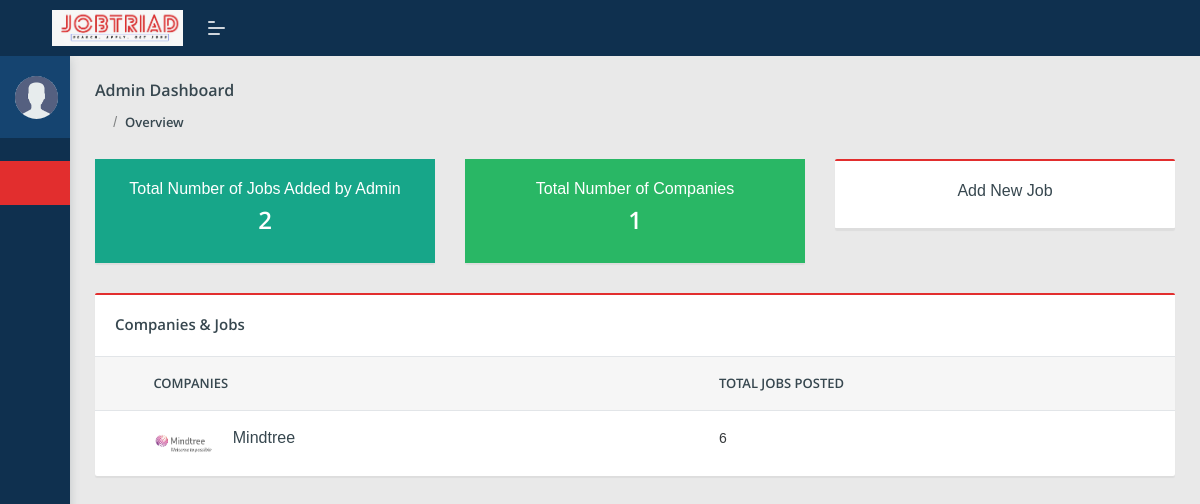
/admin_db (signed in), run on an earlier commit of the app's database.
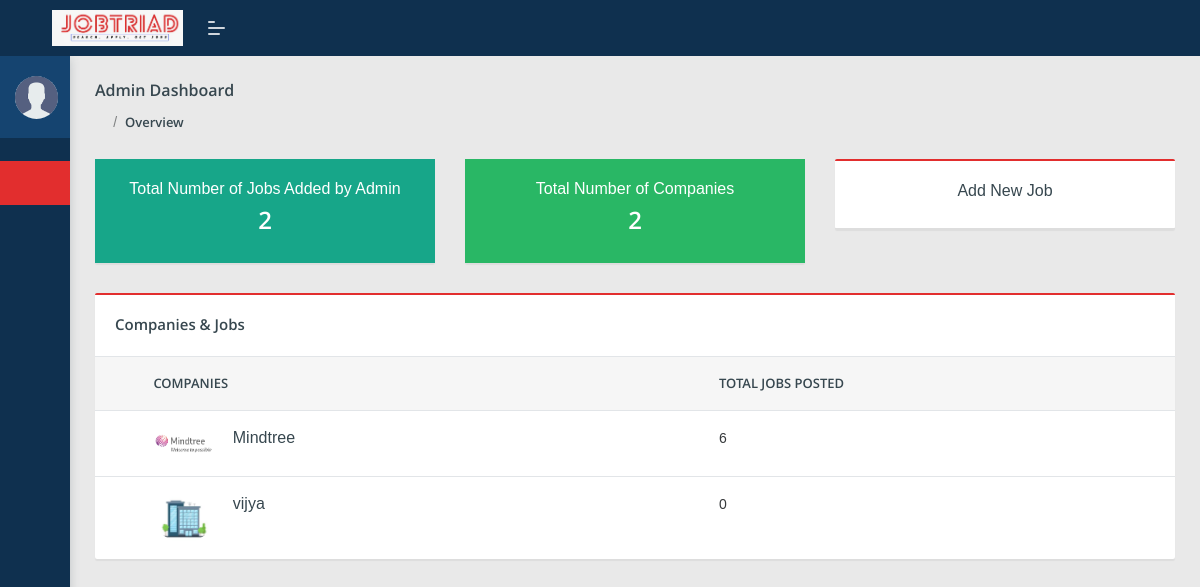
And on a later commit of the database.
### external_jobs/models.py (models this page shows, shortened)
class NewUser(AbstractUser):
    user_type = models.CharField(max_length=100, default='user')
    fullname= models.CharField(max_length=250, blank=True)
    phone_no = models.CharField(max_length=100, blank=True)
    address = models.CharField(max_length=500, blank=True)  # New field for address
    profile_image = models.ImageField(upload_to='profile_images/', blank=True, null=True)  # New field for profile image

### external_jobs/views.py (the view)
# urls.py: path('admin_db',views.admin_db,name='admin_db'),
@login_required
def admin_db(request):
    total_jobs = Jobs.objects.exclude(job_link='nolink').count()  # Count jobs with valid links
    total_companies = NewUser.objects.filter(user_type='Company').count()  # Count companies
    username= request.user.username
    print(username)
    companies = NewUser.objects.filter(user_type='Company').annotate(
        total_jobs=Count('jobs')
    )
    return render(request, 'admin_db.html', {
        'total_jobs': total_jobs,
        'total_companies': total_companies,
        'companies': companies,
        'username':username
    })

### external_jobs/templates/admin_db.html (shortened to what the changed rows need)
{% extends 'admin_base.html' %}
{% block content %}
        <div class="row">
            <div class="col-md-12 col-xl-4">
                <div class="card flat-card widget-purple-card">
                    <div class="row-table">
                        <div class="col-sm-12 card-body text-center">
                            <h6>Total Number of Companies</h6>
                            <h4>{{ total_companies }}</h4>
                        </div>
                    </div>
                </div>
            </div>
            <div class="col-xl-12 col-md-12">
                <div class="card table-card">
                    <div class="card-body p-0">
                        <div class="table-responsive">
                            <table class="table table-hover mb-0">
                                <thead>
                                    <tr>
                                        <th>
                                            Companies
                                        </th>
                                        <th>Total Jobs Posted</th>
                                    </tr>
                                </thead>
                                <tbody>
                                    {% for company in companies %}
                                    <tr>
                                        <td>
                                            <div class="d-inline-block align-middle">
                                                {% if company.profile_image %}
                                                <img src="{{ company.profile_image.url }}" alt="user image" class="img-radius wid-60 align-top m-r-15">
                                            {% else %}
                                                <img src="\static\assets\images\company.jpg" alt="default image" class="img-radius wid-60 align-top m-r-15">
                                            {% endif %}
                                                <div class="d-inline-block">
                                                    <h6>{{ company.fullname }}</h6>
                                                </div>
                                            </div>
                                        </td>
                                        <td>
                                            {{ company.total_jobs }}
                                        </td>
                                    </tr>
                                    {% empty %}
                                    <tr>
                                        <td colspan="2" class="text-center">No Companies Found</td>
                                    </tr>
                                    {% endfor %}
                                </tbody>
                            </table>
                        </div>
                    </div>
                </div>
            </div>
        </div>
   {% endblock %}

What changed in the data, as far as the page shows it:
added NewUser: profile_image (picture), fullname "vijya", total_jobs "0"
Also different on the page:
{{ total_companies }}: "1" → "2"
